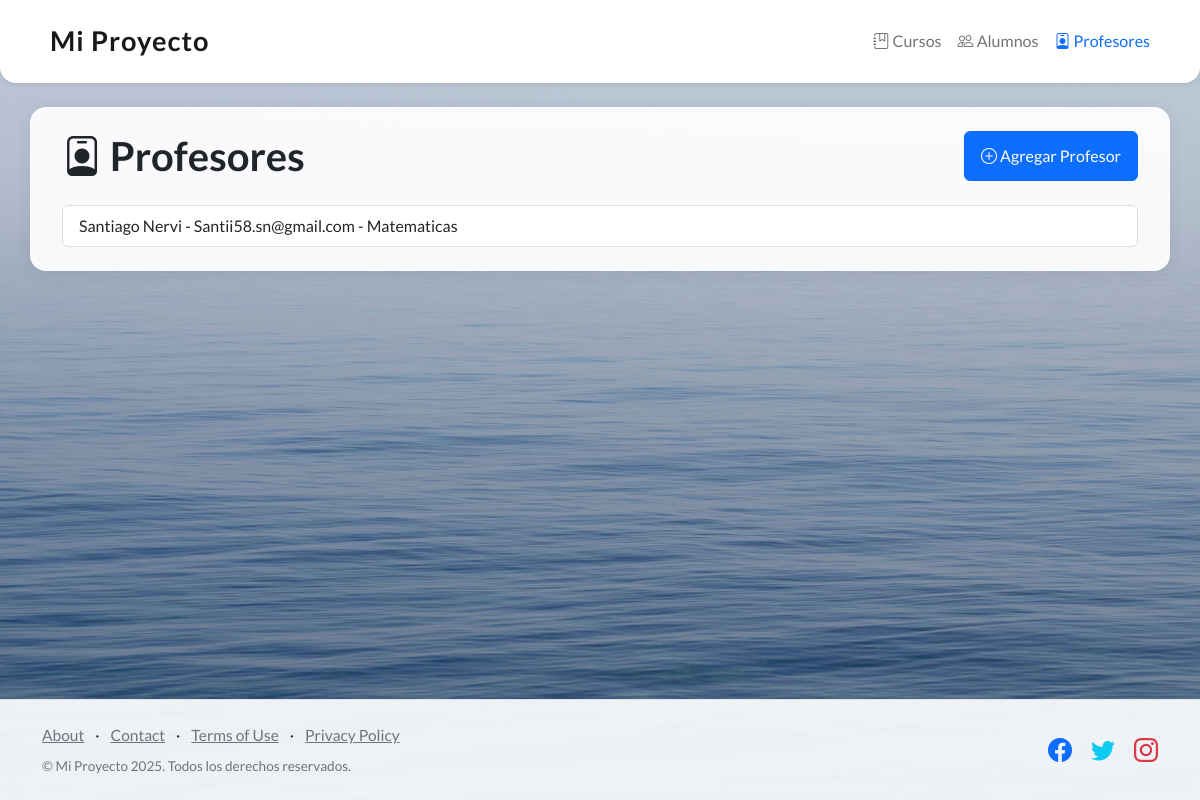
The page /profesores/ on the database its author committed.
### core/models.py (models this page shows)
class Profesores(models.Model):
    nombre = models.CharField(max_length=100)
    apellido = models.CharField(max_length=100)
    email = models.EmailField()
    especialidad = models.CharField(max_length=100)

### core/views.py (the view)
# urls.py: path('profesores/', profesores, name='profesores'),
def profesores(request):
    profesores = Profesores.objects.all()
    return render(request, 'core/profesores.html', {'profesores': profesores})

### core/templates/core/profesores.html (shortened to what this page needs)
{% extends 'core/padre.html' %}
{% block content %}
<div class="d-flex justify-content-between align-items-center mb-4">
    <h1 class="mb-0"><i class="bi bi-person-badge"></i> Profesores</h1>
    <a href="{% url 'agregar_profesor' %}" class="btn btn-primary">
        <i class="bi bi-plus-circle"></i> Agregar Profesor
    </a>
</div>
{% if profesores %}
    <ul class="list-group">
        {% for profesor in profesores %}
            <li class="list-group-item">
                {{ profesor.nombre }} {{ profesor.apellido }} - {{ profesor.email }} - {{ profesor.especialidad }}
            </li>
        {% endfor %}
    </ul>
{% else %}
    <p>No hay profesores registrados.</p>
{% endif %}
{% endblock %}

### rows shown on the page
Profesores: nombre "Santiago", apellido "Nervi", email "Santii58.sn@gmail.com", especialidad "Matematicas"
